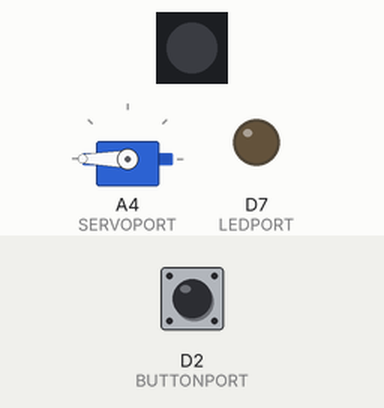
Simulated run of this sketch. Board: Particle Photon. On the bench: servo, 1 RGB LEDs in strip order, left to right, output pins drawn as LEDs (lit = HIGH). The inputs (shaded band) are chosen by the test bench; at power-on: D2 (BUTTONPORT) HIGH. Dim RGB values are drawn brighter than linear.

Above: at 3.7 s.
3.8 s: D2 (BUTTONPORT) pulled LOW for 0.3 s
At 4.9 s:
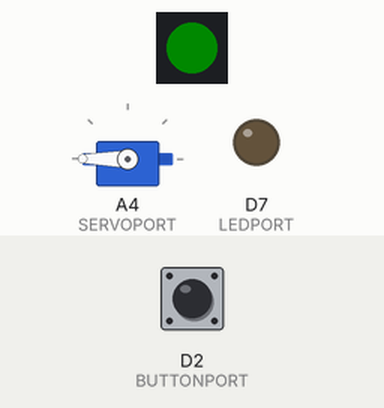
7.1 s: D2 (BUTTONPORT) pulled LOW for 1 s
At 8.2 s:
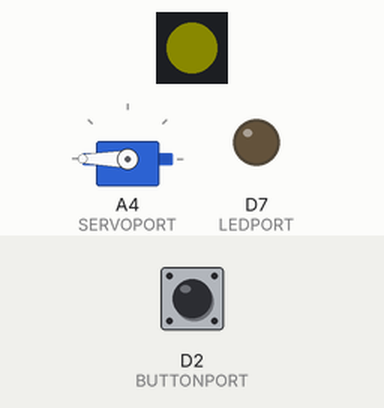
10.1 s: D2 (BUTTONPORT) pulled LOW for 3.2 s
At 10.5 s:
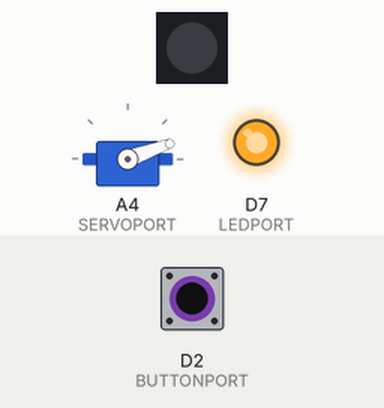
Timing chart, 0 to 21.9 s (numbered marks = the images above; inputs shaded):
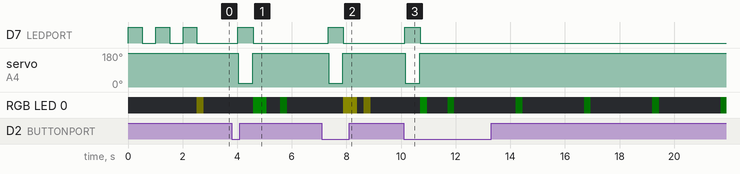

The sketch:

PhotonToggleButton.ino
```cpp
int LEDPORT = D7;
int SERVOPORT = A4;
int BUTTONPORT = D2;
Servo servo;
String MIN_ANGLE = "180";
String MAX_ANGLE = "20";
int currentButtonState = LOW;
int buttonState = 0;
int loopCounter = 0;

void setup() {
    initLed();
    initServo();

    Particle.function("execute", execute);
    Particle.function("rotate", rotate);
    Particle.variable("buttonState", &buttonState, INT);

    switchLed("ON");
    rotate(MIN_ANGLE);
    delay(500);
    switchLed("OFF");
    delay(500);
    switchLed("ON");
    delay(500);
    switchLed("OFF");
    delay(500);
    switchLed("ON");
    delay(500);
    switchLed("OFF");

    initButton();

    initRgb();
    setButtonState(0);
}

void initRgb() {
    RGB.control(true);
    RGB.color(0, 0, 0);
    RGB.brightness(10);
}

void setRgbRed() {
    RGB.color(255, 0, 0);
    RGB.brightness(10);
}

void setRgbYellow() {
    RGB.color(255, 255, 0);
    RGB.brightness(10);
}

void setRgbGreen() {
    RGB.color(0, 255, 0);
    RGB.brightness(10);
}

int execute(String command) {
    if(command == "ON" || command == "on") {
        if(buttonState == 1) {
            return 1;
        }
        return execute("TOGGLE");
    }
    else if(command == "OFF" || command == "off") {
        if(buttonState == 0) {
            return 0;
        }
        return execute("TOGGLE");
    }
    else if(command == "TOGGLE" || command == "toggle") {
        switchLed("ON");
        rotate(MAX_ANGLE);
        delay(500);
        rotate(MIN_ANGLE);
        toggleButtonState();
        switchLed("OFF");
        return buttonState;
    }
    return -1;
}

void initServo() {
    servo.attach(SERVOPORT);
}

int rotate(String angle) {
    servo.write(angle.toInt());
    Particle.publish("rotation", "Rotating to angle " + angle + " degrees", PRIVATE);
    return angle.toInt();
}

void initLed() {
    pinMode(LEDPORT, OUTPUT);
}

int switchLed(String command) {
    if(command == "ON" || command == "on") {
        digitalWrite(LEDPORT, HIGH);
        return 1;
    }
    else if(command == "OFF" || command == "off") {
        digitalWrite(LEDPORT, LOW);
        return 0;
    }
    return -1;
}

void initButton() {
    pinMode(BUTTONPORT, INPUT_PULLUP);
    currentButtonState = digitalRead(BUTTONPORT);
}

String toString(int value) {
    if(value == LOW) {
        return "LOW";
    }
    else if (value == HIGH) {
        return "HIGH";
    }
    else {
        return "Other";
    }
}

void toggleButtonState() {
    if(buttonState == 0) {
        setButtonState(1);
    }
    else {
        setButtonState(0);
    }
}

void buttonLoop() {
   int realButtonState = digitalRead(BUTTONPORT);
   if(currentButtonState == realButtonState) {
       if(loopCounter % 10 == 0) {
           RGB.brightness(1);
       }
       else {
           RGB.brightness(0);
       }
       return;
   }
   currentButtonState = realButtonState;
   if(realButtonState == LOW) {
       switchLed("ON");
       Particle.publish("button", "button is pressed");
       execute("TOGGLE");
   }
   else {
       switchLed("OFF");
   }
}

void setButtonState(int value) {
    buttonState = value;
    if(buttonState == 0) {
        setRgbYellow();
    }
    else if(buttonState == 1) {
        setRgbGreen();
    }
    else {
        initRgb();
    }
}

void loop() {
   buttonLoop();
   delay(250);
   loopCounter++;
   if(loopCounter == 10000) {
       loopCounter = 0;
   }
}
```

Measured:
- after the input at 3.8 s, D7 (LEDPORT): LOW → HIGH after 0.22 s, → LOW 0.56 s later; servo on A4 (SERVOPORT): 180° → 20° after 0.24 s, → 180° 0.52 s later
- after the input at 7.1 s, D7 (LEDPORT): LOW → HIGH after 0.23 s, → LOW 0.56 s later; servo on A4 (SERVOPORT): 180° → 20° after 0.25 s, → 180° 0.52 s later
- after the input at 10.1 s, D7 (LEDPORT): LOW → HIGH at once, → LOW 0.56 s later; servo on A4 (SERVOPORT): 180° → 20° after 0.06 s, → 180° 0.52 s later
